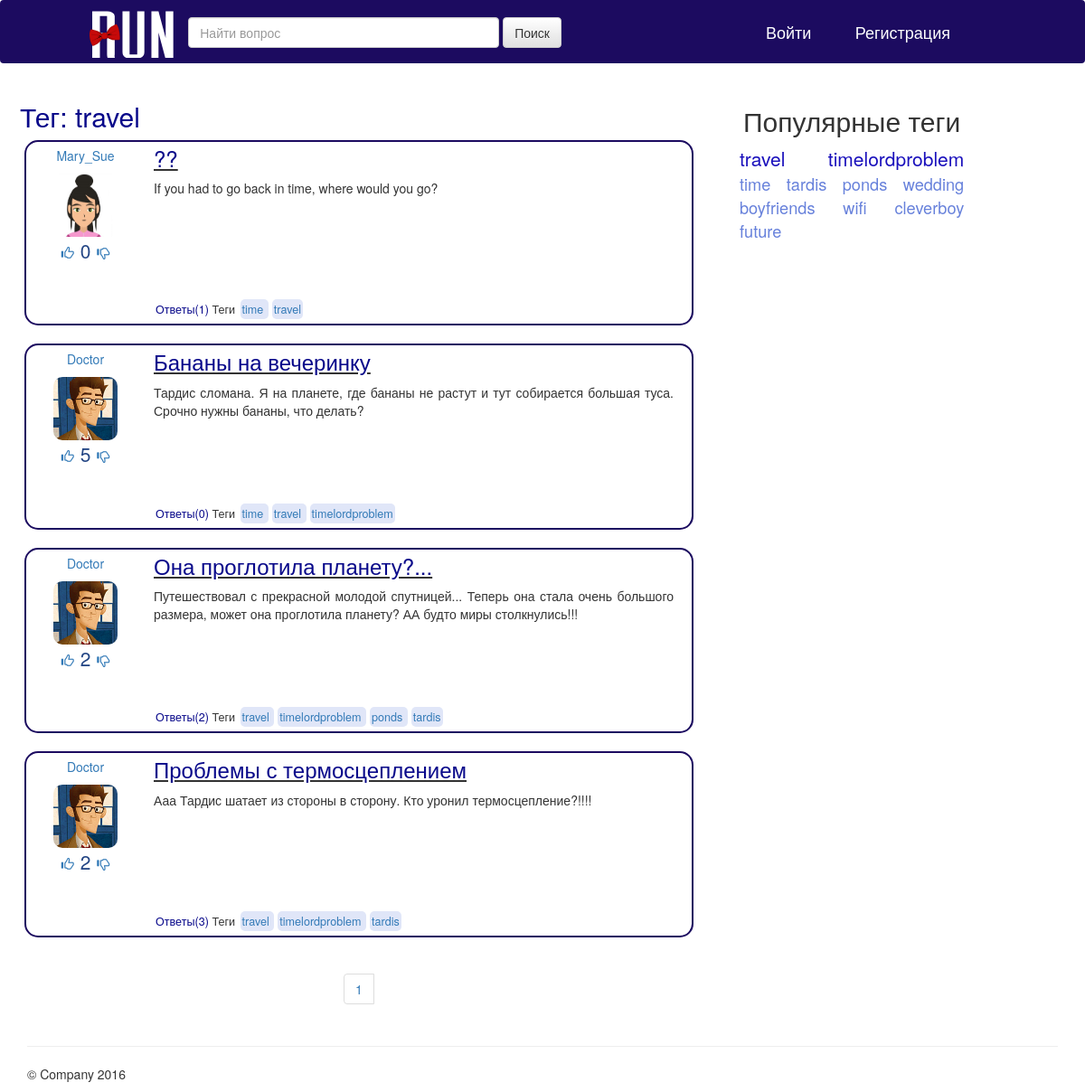
/tag/travel/, run on the app's committed database.
### ask_app/models.py (models this page shows, shortened)
class Tag(models.Model):
	value=models.CharField(max_length=15,verbose_name=u'Tag')
	objects=TagManager()
	class Meta:
		verbose_name=u'Tag'
		verbose_name_plural=u'Tags'
	def __unicode__(self):
		return "{}".format(self.value)

class Question(models.Model):
	title= models.CharField(max_length=100,verbose_name=u'Title')
	text= models.TextField(verbose_name=u'Text')
	author = models.ForeignKey('Profile')
	tags=models.ManyToManyField(Tag)
	rating=models.IntegerField(default=0,verbose_name=u'Rating')
	date=models.DateTimeField(auto_now_add=True, verbose_name=u'Date')
	objects=QuestionManager()
	class Meta:
		verbose_name=u'Question'
		verbose_name_plural=u'Questions'

class Profile(models.Model):
	user = models.OneToOneField(User)
	nickname=models.CharField(max_length=30, verbose_name=u'Nickname')
	avatar=models.ImageField(upload_to='avatars/', blank=True, verbose_name=u'Avatar')
	email=models.EmailField(blank=True, verbose_name=u'Email')
	objects=ProfileManager()
	class Meta:
		verbose_name=u'Profile'
		verbose_name_plural=u'Profiles'

### ask_app/views.py (the view)
# urls.py: url(r'^tag/(?P<tag>\w+)/$', views.tag, name='tag')
def tag(request,tag):
	popular_tag=Tag.objects.get_popular_tag()
	popular_users=Profile.objects.get_popular_users()
	questions=Question.objects.get_questions_by_tag(tag)
	page=paginate(request, questions)
	questions=page
	context={'page':page,'questions':questions,'tag':tag,'isAuth':True,'popular_tag':popular_tag, 'popular_users':popular_users,'isAuth': auth.get_user(request).username}
	return render(request,'tag.html',context)

### ask_app/models.py (called while the page is built)
	def fill_questions(self,q_list):
		for q in q_list:
			q.answer_count=AnswerManager.get_count_of_answers(Answer.objects,q.id)
			q.tag_list=TagManager.get_tags_by_id_question(Tag.objects,q.id)
		return q_list

	def get_questions_by_tag(self,tag_value):
		q_list=self.filter(tags__value=tag_value)
		return Question.objects.fill_questions(q_list)

	def get_count_of_answers(self, q_id):
		a=self.filter(question=q_id).count()
		return a

	def get_tags_by_id_question(self, q_id):
		return self.filter(question=q_id)

	def get_popular_tag(self):
		t_list= self.annotate(question_count=Count('question')).order_by('-question_count')[:10]
		for tag in t_list:
			if tag.question_count>2:
				tag.many=True
			else:
				tag.many=False
		return t_list

	def get_popular_users(self):
		return self.annotate(question_count=Count('question')).order_by('-question_count')[:5]

### ask_app/views.py (called while the page is built)
def paginate(request,questions):
	paginator = Paginator(questions, 5)
	pageNum = request.GET.get('page')
	try:
		page = paginator.page(pageNum)
		if pageNum != None:
			pageNum = int(pageNum)
	except PageNotAnInteger:
		page = paginator.page(1)
		pageNum = 1
	except EmptyPage:
		page = paginator.page(1)
		pageNum = 1
	return page

### templates/tag.html (shortened to what this page needs)
{% extends "base.html" %}
{% block content %}
            <div style="color:#08088A " id="sort-type"><h2>Тег: {{tag}}</h2></div>
{% for quest in questions %}
    {% include "quest.html" %}
 {% endfor %}
    {% include "paginator.html" %}
{% endblock content %}

### templates/base.html (shortened to what this page needs)
<!DOCTYPE html>
<html lang="en">
<head>
<link href="/static/css/bootstrap.css" rel="stylesheet">
<link href="/static/css/bootstrap-responsive.css" rel="stylesheet">
 <link href="/static/css/bootstrap-theme.css" rel="stylesheet">
<link href="/static/css/mycss.css" rel="stylesheet" !important  >
<body>
<nav class="navbar">
    <div class="container">
     <div class="row">
      <div class="col-md-1"></div>
       <div class="col-md-7">
        <div class="navbar-brand" >
	<a href="/../../">{% include "run.svg" %}</a></div>
        <form class="navbar-form navbar-left" role="search">
          <div class="form-group" >
            <input type="search" size="40px" class="form-control" placeholder="Найти вопрос">
            <button type="submit" class="btn btn-default">Поиск</button>
          </div>
        </form>
          {% if isAuth%}
       </div>
        <div class="col-md-1 navbar-user" >
          <div id="navbar-avatar-block" align="right"><a href=#><img  id="navbar-avatar" src="/static/img/avatar.png" border="0"> </a></div>
        </div>
        <div class="col-md-1 navbar-user" >
         <p id="navbar-autho"> <a style="color:#FFFFFF" href="/../../settings" >Настройки </a> </p>
         <p id="navbar-autho"> <a style="color:#FFFFFF" href="/../../logout" >Выйти</a> </p>
        </div>
	<form class="navbar-form navbar-left" role="ask">
            <div class="form-group">
               <a href="../../ask" class="btn btn-info">Задать вопрос</a>
            </div>
          </form>
        {% else %}
      </div>
           <div class="col-sm-1" id="navbar-login">
            <h4><a href="../../login"  style="color:white">Войти</a></h4>
	   </div>
	   <div class="col-sm-1" id="navbar-login">
            <h4> <a href="../../signup"  style="color:white">Регистрация</a></h4>
           </div>
        {% endif %}
    </div>
    </div>
  </nav>
<div class="container">
  <div class="row">
    <div class="col-md-8" id="main">
     {% block content %} {% endblock %}
    </div>
     <div class="col-md-3" >
      <div align="center" id="right">
	{% if popular_tag %}
        <h2>Популярные теги</h2>
          <div align="justify">
	  {% for tag in popular_tag %}
		{% if tag.many %}
	         <a id="poptag_h1" href="{% url 'tag' tag%}" >{{tag.value}}</a>
		{% else %}
		<a id="poptag_h2" href="{% url 'tag' tag.value%}" >{{tag.value}}</a>
            	{% endif %}
	  {% endfor %}
          </div>
	{% endif %}
      </div>
      <div align="center" id="right">
      </div>
    </div>
  </div>
<hr>
<footer>
<p>&copy; Company 2016</p>
</footer>
</div>
</body>
</html>

### templates/quest.html
      <div>
       <div class="row" id="block-question" >
        <div class="col-md-2">
         <a href=#><p  style="font:bold" align="center"> {{quest.author.nickname}}</p>
	{% if quest.author.avatar%}
          <div class="block-avatar"><img id="avatar"src="{{ quest.author.avatar.url }}" border="0"></div>
	{% else %}
	<div class="block-avatar"><img id="avatar"src="/static/img/avatar.png" border="0"></div>
	{% endif %}
	    <div align ="center"  >
            <a href=#> <span  class="glyphicon glyphicon-thumbs-up" ></span></a>
	    <span id="rating">{{quest.rating}}</span>
            <a href=#> <span class="glyphicon glyphicon-thumbs-down" ></span></a>
          </div>
	    </div>
        <div class="col-md-10">
          <h3 id ="question-header"><a style="color:#08088A" href="{% url 'question_detail' quest.id %}"> {{quest.title}} </a></h3>
          <p align="justify" id="question-text">{{quest.text}}</p>
          <div id="question-bottom">
            <a style="color:#08088A" href="{% url 'question_detail' quest.id %}"> Ответы({{quest.answer_count}}) </a>
	       	{% if quest.tag_list %}
		Теги
		{% for tag in quest.tag_list %}
		<a href="{% url 'tag' tag.value%}" id="tags"> {{tag.value}} </a>
            	{% endfor %}
		{% endif %}
          </div>
        </div>
   </div>
   </div>

### static/css/mycss.css (style rules this page uses)
body { padding-top: 0px; }
.navbar { height:70px; padding-top:10px; padding-bottom:10px; background: #1C0B60; }
.navbar-brand { padding:0px; }
#avatar { border-radius: 10px; position: absolute; width:100%; height: 100%; }
#right { padding: 5px; margin: 2px; }
#main { margin:2px; }
#block-question { border: 2px solid #1C0B60; border-radius:15px; padding: 5px; margin:10px 10px 20px 10px; }
#question-header { text-decoration: underline; margin-top:0px; }
#question-bottom { position:absolute; bottom:0px; margin:2px; font-size:90%; }
#question-text { min-height: 130px; padding-bottom:10px; margin-bottom:25px; }
#tags { padding:2px; margin:2px; background:#E0E6F8; border-radius: 5px; }
#sort-type { margin:5px; }
#rating { color:#234584; font-size:150%; padding: 3px; }
#poptag_h1 { color:#190fbc; font-size:150%; padding:2px; }
#poptag_h2 { color:#6781db; font-size:130%; padding:2px; }
#navbar-login { padding-left:57px; padding-top:5px; }
.block-avatar { height:70px; position:relative; margin-left:10px; margin-right:10px; }

### data on the page
Tag: value "travel"
Question: author.nickname "Mary_Sue", author.avatar (picture), rating "0", title "??", text "If you had to go back in time, where would you go?", answer_count "1"
Tag: value "time"
Question: author.nickname "Doctor", author.avatar (picture), rating "5", title "Бананы на вечеринку", text "Тардис сломана. Я на планете, где бананы не растут и тут собирается большая туса. Срочно нужны бананы, что делать?", answer_count "0"
Tag: value "timelordproblem"
Question: author.nickname "Doctor", author.avatar (picture), rating "2", title "Она проглотила планету?...", text "Путешествовал с прекрасной молодой спутницей... Теперь она стала очень большого размера, может она проглотила планету? АА будто миры столкнулись!!!", answer_count "2"
Tag: value "ponds"
Tag: value "tardis"
Question: author.nickname "Doctor", author.avatar (picture), rating "2", title "Проблемы с термосцеплением", text "Ааа Тардис шатает из стороны в сторону. Кто уронил термосцепление?!!!!", answer_count "3"
Tag: value "wedding"
Tag: value "boyfriends"
Tag: value "wifi"
Tag: value "cleverboy"
Tag: value "future"

### other printed values
{{ page.number }} "1"
